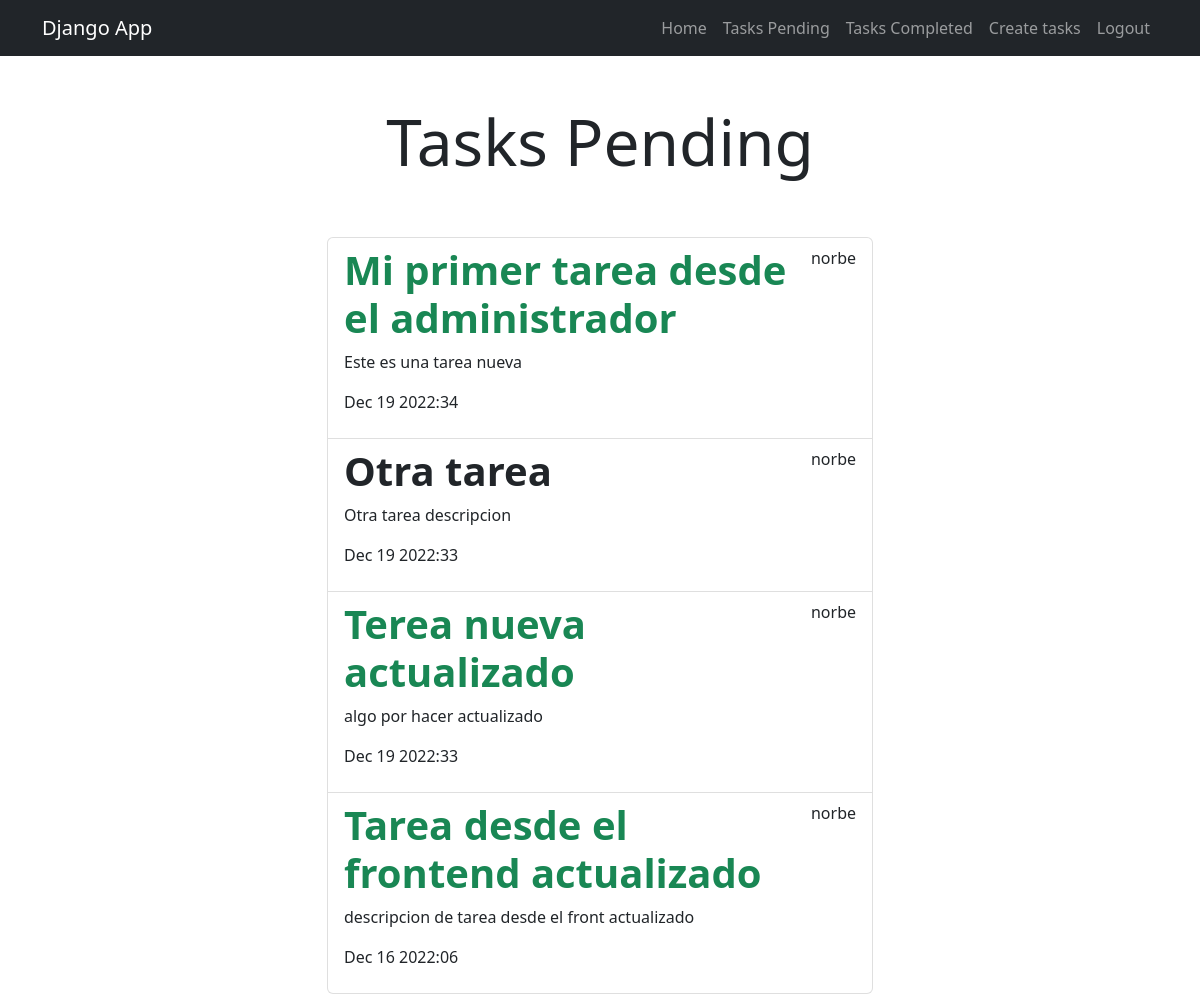
The app's page /tasks_completed/ (signed in) with its own data.
### tasks/models.py (models this page shows, shortened)
class Task(models.Model):
    title = models.CharField(max_length=100)
    description = models.TextField(blank=True)
    created = models.DateTimeField(auto_now_add=True)
    datecompleted = models.DateTimeField(null=True, blank=True)
    important = models.BooleanField(default=False)
    user = models.ForeignKey(User, on_delete=models.CASCADE)

### tasks/views.py (the view)
# urls.py: path('tasks_completed/', views.tasks_completed, name='tasks_completed'),
@login_required
def tasks_completed(request):
    tasks = Task.objects.filter(
            user=request.user,
            datecompleted__isnull=False
        ).order_by('-datecompleted')
    return render(request, 'tasks.html', {
        'tasks': tasks
    })

### tasks/templates/tasks.html
{% extends 'base.html' %}
{% block content %}
<main class="container">
    <div class="row">
        <div class="col-md-6 offset-md-3">
            <h1 class="text-center display-3 py-5">Tasks Pending</h1>
            <ul class="list-group">
                {% for task in tasks %}
                    <a class="list-group-item" href="{% url 'task_detail' task.id %}">
                        <header class="d-flex justify-content-between">
                            {% if task.important %}
                                <h1 class="fw-bold text-success">{{ task.title }}</h1>
                            {% else %}
                                <h1 class="fw-bold">{{ task.title }}</h1>
                            {% endif %}
                            <p>{{ task.user.username }}</p>
                        </header>
                        <p>{{ task.description }}</p>
                        <p>{{ task.datecompleted|date:'M j Y:i' }}</p>
                    </a>
                {% endfor %}
            </ul>
        </div>
    </div>
</main>
{% endblock %}

### records on screen
Task: title "Mi primer tarea desde el administrador", user.username "norbe", description "Este es una tarea nueva", datecompleted "Dec 19 2022:34"
Task: title "Otra tarea", user.username "norbe", description "Otra tarea descripcion", datecompleted "Dec 19 2022:33"
Task: title "Terea nueva actualizado", user.username "norbe", description "algo por hacer actualizado", datecompleted "Dec 19 2022:33"
Task: title "Tarea desde el frontend actualizado", user.username "norbe", description "descripcion de tarea desde el front actualizado", datecompleted "Dec 16 2022:06"
